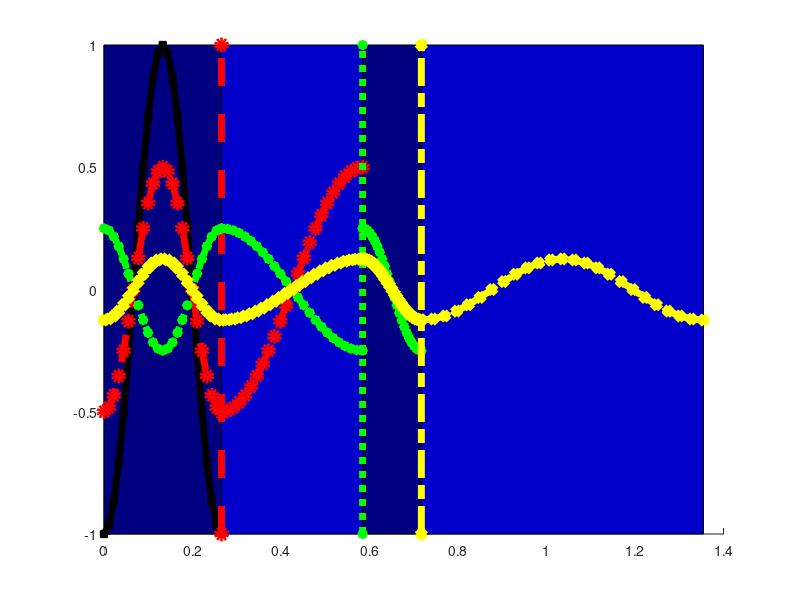

This chart was generated by the following MATLAB code:
function wavesimulator_1d(thickness_vector,n_vector,medium_color_vector,wave_color_vector,lambda,signal_origin,object_origin,x_range,n_outside)

  if exist('n_outside','var') == 0; n_outside = 1; end;
  if exist('x_range','var') == 0; x_range = [0,1]; end;
  if exist('object_origin','var') == 0; object_origin = 0; end;
  if exist('lambda','var') == 0; lambda = 0.637; end;
  if exist('n_vector','var') == 0; n_vector = [2.4,1,2.4,1]; end;
  if exist('signal_origin','var') == 0; signal_origin = lambda/(4*n_vector(1)); end;
  %if exist('signal_origin','var') == 0; signal_origin = 0; end;
  %if exist('thickness_vector','var') == 0; thickness_vector = [lambda/n_vector(1),lambda/(4*n_vector(2)),lambda/(4*n_vector(3)),lambda/(n_vector(4))]; end;
  if exist('thickness_vector','var') == 0; thickness_vector = [lambda/n_vector(1),lambda/(2*n_vector(2)),lambda/(2*n_vector(3)),lambda/(n_vector(4))]; end;
  if exist('medium_color_vector','var') == 0; medium_color_vector = {[0,0,1-0.5*n_vector(1)/2.4],[0,0,1-0.5*n_vector(2)/2.4],[0,0,1-0.5*n_vector(3)/2.4],[0,0,1-0.5*n_vector(4)/2.4]}; end;

  if exist('wave_color_vector','var') == 0; wave_color_vector = {[0,0,0],[1,0,0],[0,1,0],[1,1,0]}; end;
  if exist('LineWidth_vector','var') == 0; LineWidth_vector = {5,5,5,5}; end;
  if exist('Marker_vector','var') == 0; Marker_vector = {'+','o','*','x'}; end;
  if exist('LineStyle_vector','var') == 0; LineStyle_vector = {'-','--',':','-.'}; end;

  Npoints = 25;

  figure;
  hold on;
  
  N = length(n_vector)
  L = sum(thickness_vector);
  
  x(1) = object_origin;
  T(1) = 1;
  t(1) = 1;
  transmitted_phase(1) = -(2*pi*n_vector(1)/lambda)*signal_origin;
  reflected_amplitude(1) = 0;
  transmitted_amplitude(1) = 1;

  for i = 1:N
    k(i) = 2*pi*n_vector(i)/lambda;
    if (i>1)
      r(i) = (n_vector(i-1)-n_vector(i))/(n_vector(i-1)+n_vector(i));
      t(i) = (2*n_vector(i-1))/(n_vector(i-1)+n_vector(i));
      R(i) = ((n_vector(i-1)-n_vector(i))/(n_vector(i-1)+n_vector(i)))^2;
      T(i) = (4*n_vector(i-1)*n_vector(i))/(n_vector(i-1)+n_vector(i))^2;
      x(i) = x(i-1) + thickness_vector(i-1);
      transmitted_phase(i) = transmitted_phase(i-1) + (k(i-1)-k(i))*x(i);
      for j = i-1:-1:1
        if (j<i-1)
          disp(['ref-ref: ',num2str(i),',',num2str(j)]);
          reflected_phase{i}{j} = reflected_phase{i}{j+1} + (-k(j+1)+k(j))*x(j+1);
        else
          disp(['tra-ref: ',num2str(i),',',num2str(j)]);
          if(n_vector(i)<n_vector(i-1))
            reflected_phase{i}{j} = transmitted_phase(i-1) + (k(i-1)+k(i-1))*x(i);
          else
            reflected_phase{i}{j} = transmitted_phase(i-1) + (k(i-1)+k(i-1))*x(i) + pi;
          end
        end
      end
      %reflected_amplitude(i) = transmitted_amplitude(i-1)*R(i);
      %transmitted_amplitude(i) = transmitted_amplitude(i-1)*T(i);
      reflected_amplitude(i) = transmitted_amplitude(i-1)*0.5;
      transmitted_amplitude(i) = transmitted_amplitude(i-1)*0.5;
    end
  end
  x(N+1) = x(N) + thickness_vector(N);

  for i = 1:N
    if(i>1)
      for j = 1:i-1
        reflected_wave_x{i}{j} = linspace(x(j),x(j+1),Npoints);
        reflected_wave_y{i}{j} = reflected_amplitude(i)*sin( -k(j)*reflected_wave_x{i}{j} + reflected_phase{i}{j} );
      end
    end
    transmitted_wave_x{i} = linspace(x(i),x(i+1),Npoints);
    transmitted_wave_y{i} = transmitted_amplitude(i)*sin( k(i)*transmitted_wave_x{i} + transmitted_phase(i) );
  end

  for i = 1:N
    fill([x(i+1),x(i+1),x(i),x(i)],[1,-1,-1,1],medium_color_vector{i});
  end
  
  for i = 1:N
    if (i>1)
      line([x(i),x(i)],[-1,1],'Color',wave_color_vector{i},'LineWidth',LineWidth_vector{i},'Marker',Marker_vector{i},'LineStyle',LineStyle_vector{i})
    end
    for j = 1:i
      if (j<i)
        disp('reflected');
        plot(reflected_wave_x{i}{j},reflected_wave_y{i}{j},'Color',wave_color_vector{i},'LineWidth',LineWidth_vector{i},'Marker',Marker_vector{i},'LineStyle',LineStyle_vector{i});
      else
        disp('transmitted');
        plot(transmitted_wave_x{i},transmitted_wave_y{i},'Color',wave_color_vector{i},'LineWidth',LineWidth_vector{i},'Marker',Marker_vector{i},'LineStyle',LineStyle_vector{i});
      end
    end
  end

end
